Frame 1 (no input): blank canvas, image omitted
Frame 60 (no input): blank canvas, image omitted
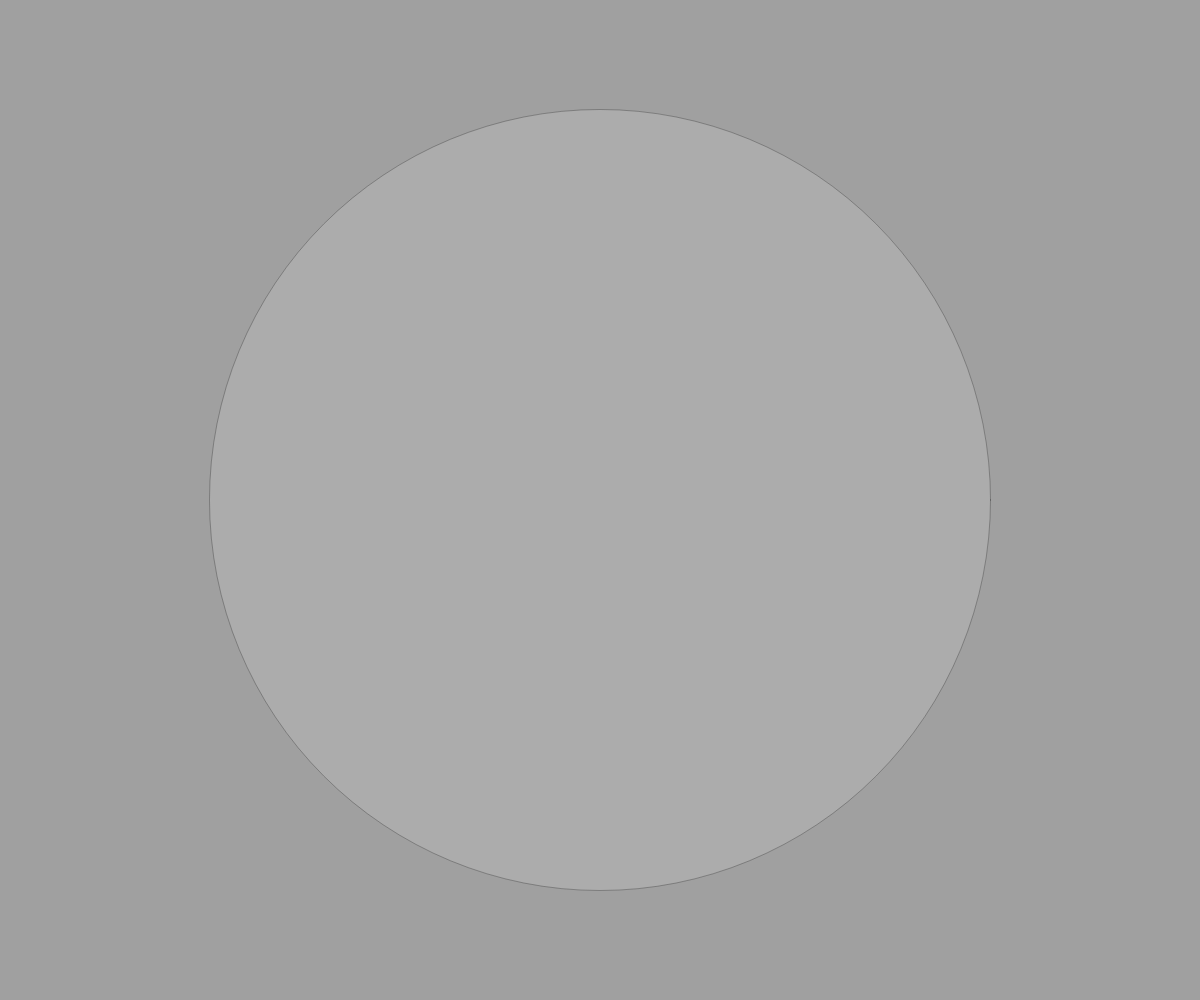
Frame 120 (the mouse pressed at the canvas centre since frame 60)

The p5.js sketch whose frames 1 and 60 were blank and that drew this single picture after the mouse press (run headless with seeded random() and noise() and a simulated clock; from frame 60 on, the mouse is pressed at the canvas centre):

// p5.js sketch
// ── sketch.js
var d, m;

function setup() {
  createCanvas(window.innerWidth, window.innerHeight);
  background(160);
  frameRate(30);
}

function draw() {}

function mousePressed() {
  if(mouseButton == RIGHT){
    background(160)
  }
}

function mouseMoved() {
  stroke(0,64);
  strokeWeight(1);
  fill(255,32);
  d = dist(mouseX, mouseY, pmouseX, pmouseY);
  constrain(d,8,100);
  ellipse(mouseX, mouseY, d, d);
}

function mouseDragged() {
  stroke(0);
  d = dist(mouseX, mouseY, pmouseX, pmouseY);
  constrain(d,0,100);
  w = map(d,0,100,1,10);
  strokeWeight(w);
  line(mouseX, mouseY, pmouseX, pmouseY)
}

function mouseReleased() {
  noStroke();
  fill(255,80);
  rect(0,0,width, height);
}

function mouseClicked() {
  fill(255,0,0,50);
  d = random(20,200);
  ellipse(mouseX, mouseY, d, d)
}
